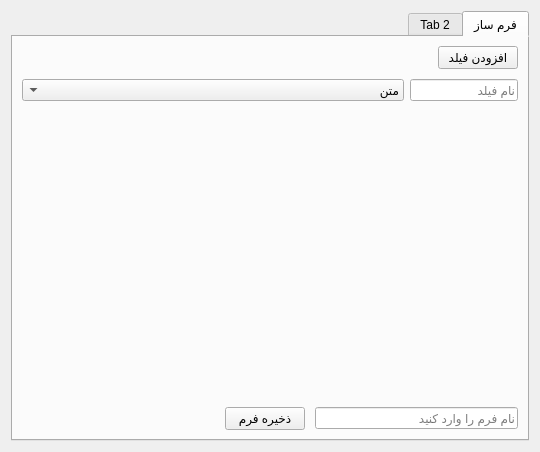
<?xml version="1.0" encoding="UTF-8"?>
<ui version="4.0">
 <class>main_window</class>
 <widget class="QWidget" name="main_window">
  <property name="geometry">
   <rect>
    <x>0</x>
    <y>0</y>
    <width>540</width>
    <height>452</height>
   </rect>
  </property>
  <property name="sizePolicy">
   <sizepolicy hsizetype="Expanding" vsizetype="Expanding">
    <horstretch>0</horstretch>
    <verstretch>0</verstretch>
   </sizepolicy>
  </property>
  <property name="windowTitle">
   <string>Form</string>
  </property>
  <property name="layoutDirection">
   <enum>Qt::LayoutDirection::RightToLeft</enum>
  </property>
  <layout class="QVBoxLayout" name="verticalLayout">
   <item>
    <widget class="QTabWidget" name="main_tab">
     <property name="currentIndex">
      <number>0</number>
     </property>
     <widget class="QWidget" name="form_builder_tab">
      <attribute name="title">
       <string>فرم ساز</string>
      </attribute>
      <layout class="QVBoxLayout" name="verticalLayout_3">
       <item>
        <layout class="QVBoxLayout" name="fb_main_layout">
         <property name="spacing">
          <number>10</number>
         </property>
         <item>
          <layout class="QHBoxLayout" name="add_field_layout">
           <item>
            <widget class="QPushButton" name="add_field_button">
             <property name="text">
              <string>افزودن فیلد</string>
             </property>
            </widget>
           </item>
           <item>
            <spacer name="horizontalSpacer">
             <property name="orientation">
              <enum>Qt::Orientation::Horizontal</enum>
             </property>
             <property name="sizeHint" stdset="0">
              <size>
               <width>40</width>
               <height>20</height>
              </size>
             </property>
            </spacer>
           </item>
          </layout>
         </item>
         <item>
          <layout class="QFormLayout" name="fields_layout">
           <property name="horizontalSpacing">
            <number>6</number>
           </property>
           <item row="0" column="0">
            <widget class="QLineEdit" name="field_name">
             <property name="layoutDirection">
              <enum>Qt::LayoutDirection::RightToLeft</enum>
             </property>
             <property name="placeholderText">
              <string>نام فیلد</string>
             </property>
            </widget>
           </item>
           <item row="0" column="1">
            <widget class="QComboBox" name="field_type">
             <property name="placeholderText">
              <string/>
             </property>
             <item>
              <property name="text">
               <string>متن</string>
              </property>
             </item>
             <item>
              <property name="text">
               <string>عدد</string>
              </property>
             </item>
             <item>
              <property name="text">
               <string>مبلغ</string>
              </property>
             </item>
             <item>
              <property name="text">
               <string>شماره حساب</string>
              </property>
             </item>
             <item>
              <property name="text">
               <string>شماره شبا</string>
              </property>
             </item>
             <item>
              <property name="text">
               <string>توضیحات</string>
              </property>
             </item>
            </widget>
           </item>
          </layout>
         </item>
         <item>
          <spacer name="verticalSpacer">
           <property name="orientation">
            <enum>Qt::Orientation::Vertical</enum>
           </property>
           <property name="sizeHint" stdset="0">
            <size>
             <width>20</width>
             <height>40</height>
            </size>
           </property>
          </spacer>
         </item>
         <item>
          <layout class="QHBoxLayout" name="save_form_layout">
           <item>
            <widget class="QLineEdit" name="form_name">
             <property name="placeholderText">
              <string>نام فرم را وارد کنید</string>
             </property>
            </widget>
           </item>
           <item>
            <widget class="QPushButton" name="save_form_button">
             <property name="text">
              <string>ذخیره فرم</string>
             </property>
            </widget>
           </item>
           <item>
            <spacer name="horizontalSpacer_2">
             <property name="orientation">
              <enum>Qt::Orientation::Horizontal</enum>
             </property>
             <property name="sizeHint" stdset="0">
              <size>
               <width>40</width>
               <height>20</height>
              </size>
             </property>
            </spacer>
           </item>
          </layout>
         </item>
        </layout>
       </item>
      </layout>
     </widget>
     <widget class="QWidget" name="tab_2">
      <attribute name="title">
       <string>Tab 2</string>
      </attribute>
      <layout class="QVBoxLayout" name="verticalLayout_5">
       <item>
        <layout class="QVBoxLayout" name="verticalLayout_4"/>
       </item>
      </layout>
     </widget>
    </widget>
   </item>
  </layout>
 </widget>
 <resources/>
 <connections/>
</ui>
